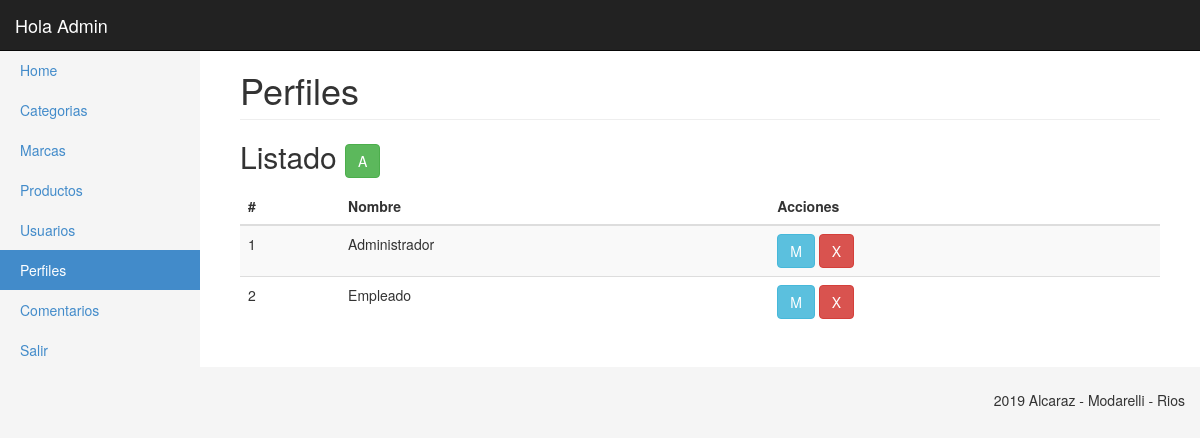
The app's page /_admin/perfiles.php (signed in), older data.
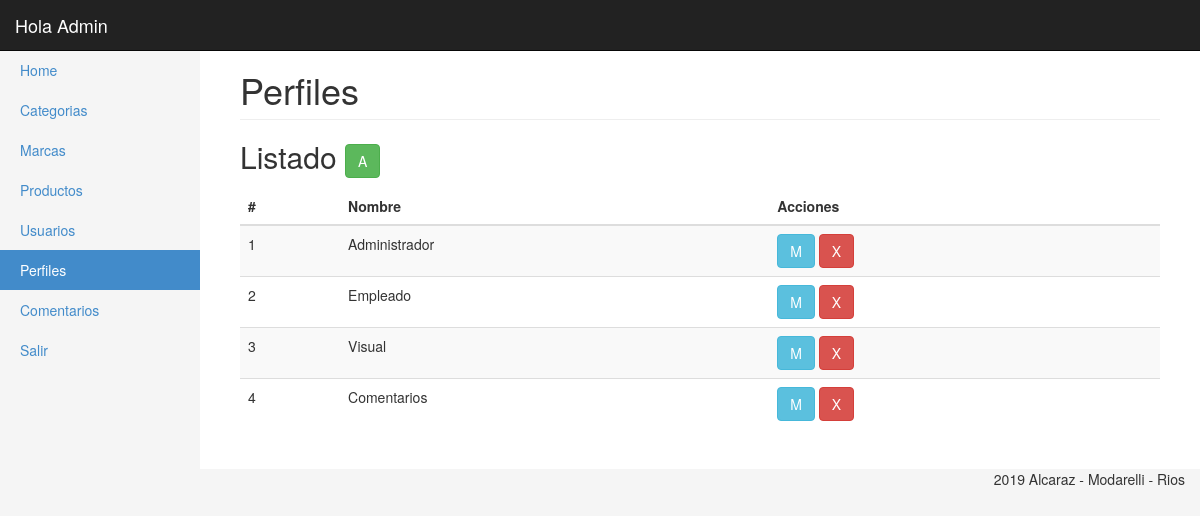
The same page, newer data.
### tables this page shows
CREATE TABLE `perfil` (
  `id` int(11) NOT NULL,
  `nombre` varchar(100) NOT NULL
);

### _admin/clases/perfil.php (called while the page is built, shortened)
<?
Class Perfil{
	private $con;
	public function __construct($con){
		$this->con = $con;
	}
	public function getList(){
		$query = "SELECT id, nombre
		           FROM perfil";
        return $this->con->query($query);
	}
}
?>

### _admin/perfiles.php (the view, shortened to what this page needs)
<?
require('inc/header.php');
?>
<div class="container-fluid">
      <?$perfilMenu = 'Perfiles';
	 $perfiles = new Perfil($con);
	include('inc/side_bar.php');
        ?>
        <div class="col-sm-9 col-md-10 main">
		  <h1 class="page-header">
            Perfiles
          </h1>
			<h2 class="sub-header">Listado
			<?if(in_array('profile.add',$_SESSION['usuario']['permisos'])){?>
				<a href="perfiles_ae.php"><button type="button" class="btn btn-success" title="Agregar">A</button></a>
			<?}?>
			</h2>
          <div class="table-responsive">
            <table class="table table-striped">
              <thead>
                <tr>
                  <th>#</th>
                  <th>Nombre</th>
				  <th>Acciones</th>
                </tr>
              </thead>
			  <tbody>
				<?
					foreach($perfiles->getList() as $perfil){?>
						<tr>
						  <td><?=$perfil['id'];?></td>
						  <td><?=$perfil['nombre'];?></td>
						  <td>
							<?if(in_array('profile.edit',$_SESSION['usuario']['permisos'])){?>
								<a href="perfiles_ae.php?edit=<?=$perfil['id']?>"><button type="button" class="btn btn-info" title="Modificar">M</button></a>
							<?}?>
							<?if(in_array('profile.del',$_SESSION['usuario']['permisos'])){?>
								<a href="perfiles.php?del=<?=$perfil['id']?>"><button type="button" class="btn btn-danger" title="Borrar">X</button></a>
							<?}?>
					      </td>
						</tr>
				    <?}?>
              </tbody>
            </table>
          </div>
      </div>
	</div>
</div>
<?include('inc/footer.php');?>

Row changes from the older to the newer data that the page shows:
added perfil: id "3", nombre "Visual"
added perfil: id "4", nombre "Comentarios"
